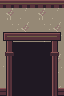

The image is a tile-based game level rendered from a .tmx file. Its description and complete source (layers, tilesets, objects, tile grids) follow:
An orthogonal 2x3 tile map with 32x32 px tiles, 1 tile layer (Assembly), 3 tilesets.

<map version="1.10" orientation="orthogonal" renderorder="right-down" width="2" height="3" tilewidth="32" tileheight="32" infinite="0" nextlayerid="2" nextobjectid="1">
  <tileset firstgid="1" source="../floors.tsx" />
  <tileset firstgid="321" source="../walls.tsx" />
  <tileset firstgid="961" source="../architecture.tsx" />
  <layer id="1" name="Assembly" width="2" height="3">
    <data encoding="csv">
525,526,
541,542,
557,558
</data>
  </layer>
</map>
